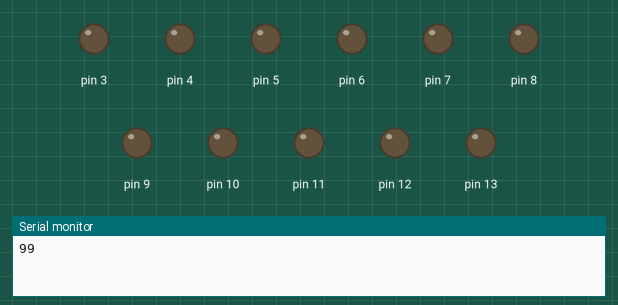
The sketch below on a simulated Arduino Uno, built with avr-gcc and run on an emulated ATmega328P. Shown: output pins drawn as LEDs (lit = HIGH), the last lines printed to the serial monitor.

Above: at 0.1 s.
At 0.45 s:
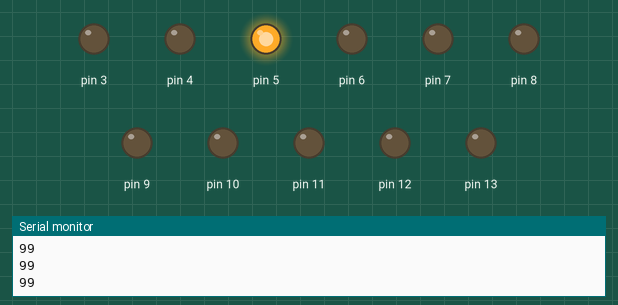
At 0.85 s:
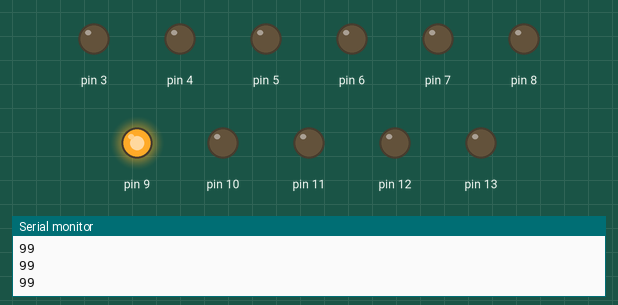
At 1.54 s:
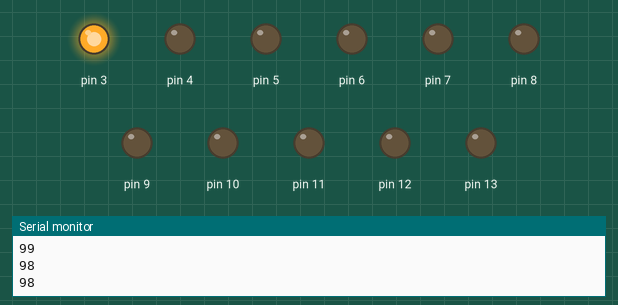
At 2.24 s:
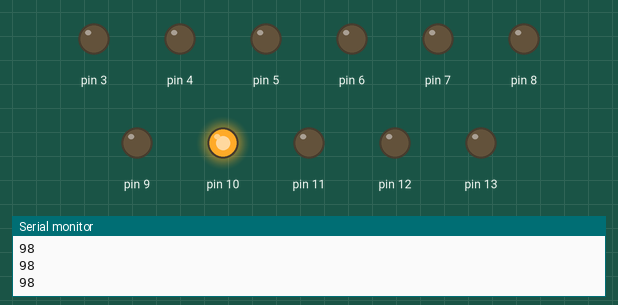
At 2.93 s:
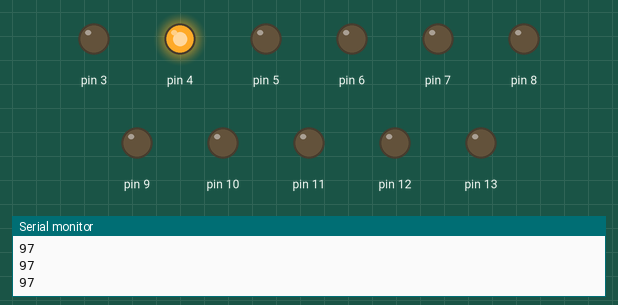
Timing chart, 0 to 3.2 s (numbered marks = the images above):
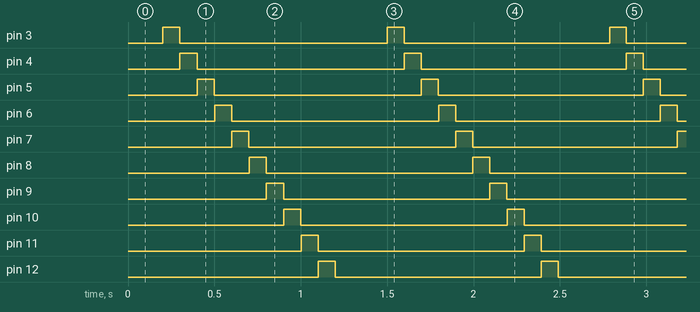

Measured:
- by itself, pin 3–13: repeats every 1.3 s: LOW 1.2 s, HIGH 0.10 s

The sketch:

No_array.ino
```cpp
//This code does not contain any arrays.
//But it has used for loops
void setup() {
  for(int i=3;i<14;i++){
     pinMode(i,OUTPUT);
  }
Serial.begin(9600);
}

void loop() {
  int del = 100;
  for(int i= 1;i<del;i++){
 del--;

  for(int i= 1;i<14;i++){
  digitalWrite(i,HIGH);
 delay(del);
 Serial.println(del);
 digitalWrite(i,LOW);
 delay(1);
  }
    }


}
```
